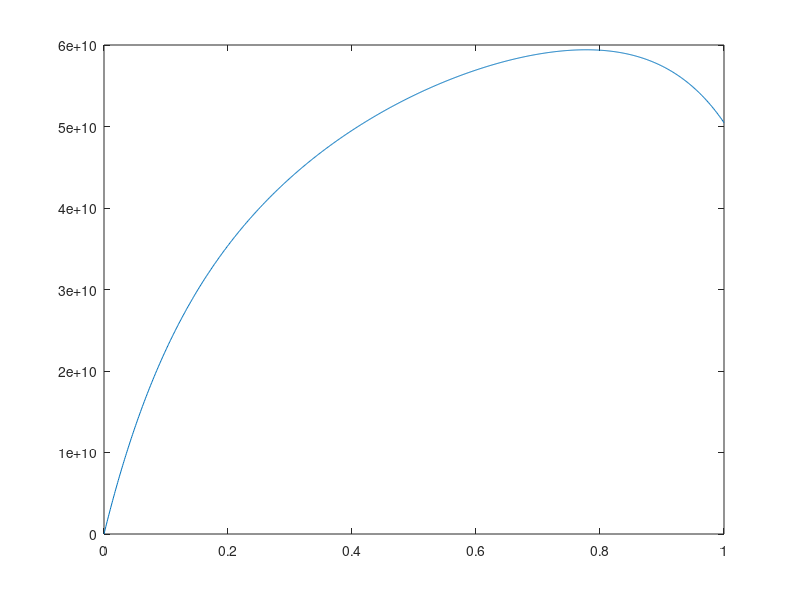

Here is the MATLAB script that generated this plot:
%start

w3=17.86;
w4=22.99;
Q=0:0.001:1;
gamma=0.2;
theta=0.2^(1/12);
eta=1.22e11;
beta=1.109e5;
c1=(theta-Q).^8;
c2=(theta-0.42.*Q).^8;


Y1=(gamma^2).*(0.42.*Q.*(1-c2))./(0.42.*Q-theta+1);
Y2=(theta^4*gamma^2.*c2).*(Q.*(1-c1))./(Q-theta+1);
X1star=eta.*(c2.*gamma^2.*(beta/2)+beta.*c1.*c2.*theta^4.*gamma^2-1)./(c1.*c2.*beta.*theta^4.*gamma^2+(beta/2).*c2.*gamma^2);
Z=w3.*Y1.*X1star+w4.*Y2.*X1star;
plot(Q,Z);
[M,I]=max(Z);
fprintf('当Q取%.3f时，Z最大，Z的最大值为：%f吨',I/1000,M/1000000);

%end